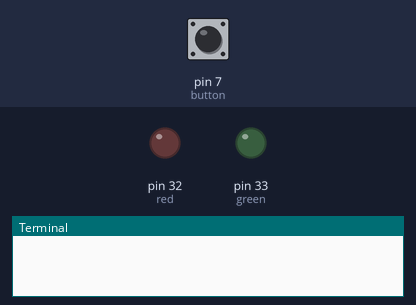
Bench run of a program on a simulated Raspberry Pi (header pin numbers). Shown: output pins drawn as LEDs (lit = HIGH), the last lines printed to the terminal. Inputs (shaded band) come from the test bench; at power-on: pin 7 (button) HIGH. Random numbers come from a fixed seed; sound played through the audio output is not drawn and takes no time.

Above: at 1.2 s.
1.3 s: pin 7 (button) pulled LOW for 0.15 s
At 2.6 s:
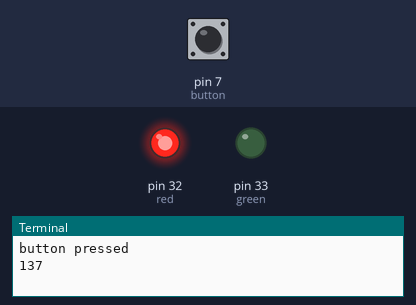
Timing chart, 0 to 17.8 s (numbered marks = the images above; inputs shaded):
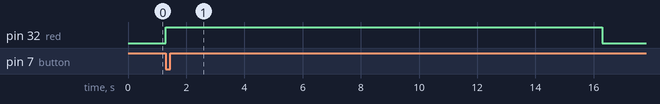

Measured:
- after the input at 1.3 s, pin 32 (red): LOW → HIGH at once, → LOW 15.0 s later

The program:

led.py
```python
from time import sleep
from random import randint
import pygame
import RPi.GPIO as GPIO

GPIO.setmode(GPIO.BOARD)
#GPIO Pin Numbers
green=33
red=32
button=7
GPIO.setup(red,GPIO.OUT)
GPIO.setup(green,GPIO.OUT)
GPIO.setup(button,GPIO.IN,pull_up_down=GPIO.PUD_UP)

buttonPressed=False

#Initliaize pygame sounds
pygame.init()
pygame.mixer.music.set_volume(1.0)

while(1):
    try:
        if GPIO.input(button)==0:
            print "button pressed"
            #Rand number
            buttonPressed=True
            rand=randint(0,1000)
            print rand
            if (rand%2)==0:
                pygame.mixer.music.load("santababy.mp3")
                pygame.mixer.music.play()
                #Light Up green
                GPIO.output(green,True)
                sleep(15)
                #Play nice song
                GPIO.output(green,False)
                pygame.mixer.music.stop()
                buttonPressed=False
            else:
                pygame.mixer.music.load("highway.mp3")
                pygame.mixer.music.play()
                #Light Up red
                GPIO.output(red,True)
                sleep(15)
                GPIO.output(red,False)
                pygame.mixer.music.stop()
                buttonPressed=False
    except KeyboardInterrupt:
        GPIO.output(green,False)
        GPIO.output(red,False)
        GPIO.cleanup()
        exit()
```
